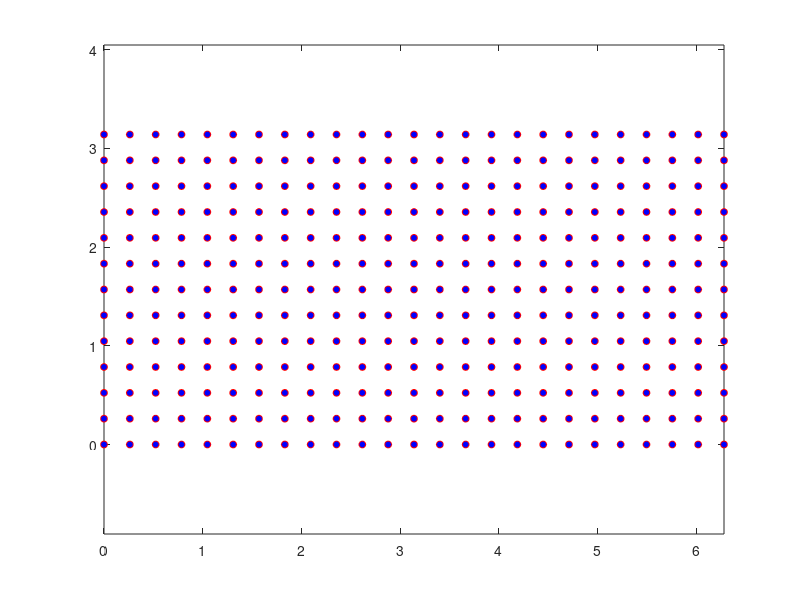

Here is the MATLAB script that generated this plot: (Note: this script raises an error after producing the figure.)
phi1 = 0:pi/12:2*pi;
phi = 0:pi/12:pi;
% phi2 = 0:pi/12:pi/3;

[PHI1, PHI] = meshgrid(phi1,phi);

figure(1)

plot(PHI1(:),PHI(:),...
    'LineStyle','none',...
    'Marker','o',...
    'MarkerEdgeColor','r',...
    'MarkerFaceColor','b',...
    'MarkerSize',5);

axis equal

gsh = gsh_hcp_tri_L_4_vec(PHI1(:),PHI(:));


orilist_old = 1:length(PHI1(:));
orilist_new = 1:length(PHI1(:));

unique_list1 = [];
unique_list2 = [];

for cc = 1:length(PHI1(:))
    
    if sum(orilist_old == cc) == 0 
        continue
    end
        
    for dd = orilist_old
        
        if all(abs(gsh(:,cc)-gsh(:,dd)) < 1E-5) == 1        
            orilist_new(orilist_new == dd) = [];
            unique_list1 = [unique_list1 ,dd];
            unique_list2 = [unique_list2, cc];
        end
    end
    orilist_old = orilist_new;
end


figure(2)

A = accumarray(unique_list2',unique_list1',[],@(x) {x});

for ii = 1:size(A,1)


    phi1 = PHI1(A{ii});
    Phi = PHI(A{ii});
    
    colorvec = [rand(),rand(),rand()];

    
    plot(phi1,Phi,...
        'LineStyle','none',...
        'Marker','o',...
        'MarkerEdgeColor','k',...
        'MarkerFaceColor',colorvec,...
        'MarkerSize',5)

    hold on
    
    if ii < 50; pause(0.1); else; pause(0.001); end
    
    axis equal
    axis([0 2*pi 0 pi])
end

hold off

xlabel('\phi_1'); ylabel('\Phi');
title('Orientations with Same GSH coefficients in the Hexagonal-Triclinic Fundamental Zone')